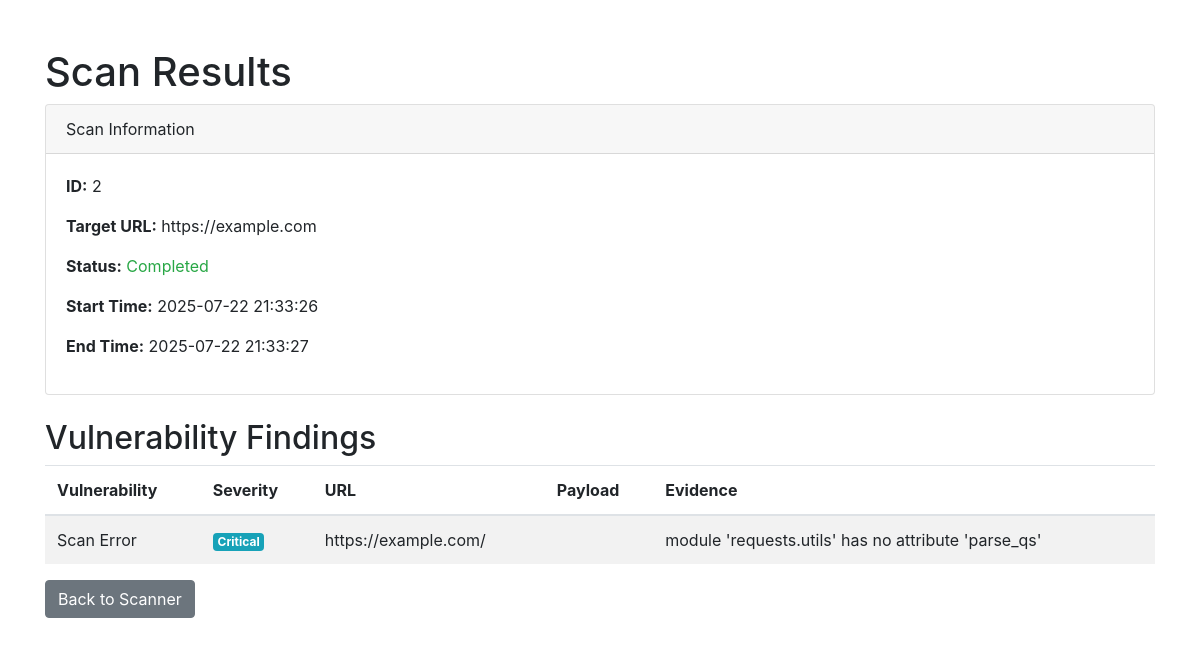
/scan/2, run on the app's committed database.
### tables this page shows
CREATE TABLE scans
                 (id INTEGER PRIMARY KEY AUTOINCREMENT,
                  target_url TEXT,
                  status TEXT,
                  start_time TEXT,
                  end_time TEXT);

CREATE TABLE findings
                 (id INTEGER PRIMARY KEY AUTOINCREMENT,
                  scan_id INTEGER,
                  vulnerability TEXT,
                  severity TEXT,
                  url TEXT,
                  payload TEXT,
                  evidence TEXT,
                  FOREIGN KEY(scan_id) REFERENCES scans(id));

### app.py (the view)
@app.route('/scan/<int:scan_id>')
def scan_results(scan_id):
    conn = sqlite3.connect('vuln_scanner.db')
    c = conn.cursor()
    c.execute("SELECT * FROM scans WHERE id = ?", (scan_id,))
    scan = c.fetchone()
    c.execute("SELECT * FROM findings WHERE scan_id = ?", (scan_id,))
    findings = c.fetchall()
    conn.close()
    if not scan:
        return "Scan not found", 404
    return render_template('results.html', scan=scan, findings=findings)

### templates/results.html (shortened to what this page needs)
<!DOCTYPE html>
<html>
<head>
    <link href="https://stackpath.bootstrapcdn.com/bootstrap/4.5.2/css/bootstrap.min.css" rel="stylesheet">
</head>
<body>
    <div class="container mt-5">
        <h1>Scan Results</h1>
        <div class="card mb-4">
            <div class="card-header">Scan Information</div>
            <div class="card-body">
                <p><strong>ID:</strong> {{ scan[0] }}</p>
                <p><strong>Target URL:</strong> {{ scan[1] }}</p>
                <p><strong>Status:</strong>
                    <span class="
                        {% if scan[2] == 'Completed' %}text-success
                        {% elif scan[2] == 'Running' %}text-info
                        {% else %}text-danger{% endif %}
                    ">{{ scan[2] }}</span>
                </p>
                <p><strong>Start Time:</strong> {{ scan[3] }}</p>
                <p><strong>End Time:</strong> {{ scan[4] }}</p>
            </div>
        </div>
        <h2>Vulnerability Findings</h2>
        {% if findings %}
        <table class="table table-striped">
            <thead>
                <tr>
                    <th>Vulnerability</th>
                    <th>Severity</th>
                    <th>URL</th>
                    <th>Payload</th>
                    <th>Evidence</th>
                </tr>
            </thead>
            <tbody>
                {% for finding in findings %}
                <tr>
                    <td>{{ finding[2] }}</td>
                    <td>
                        <span class="badge
                            {% if finding[3] == 'High' %}badge-danger
                            {% elif finding[3] == 'Medium' %}badge-warning
                            {% else %}badge-info{% endif %}
                        ">{{ finding[3] }}</span>
                    </td>
                    <td>{{ finding[4] }}</td>
                    <td><code>{{ finding[5] }}</code></td>
                    <td>{{ finding[6] }}</td>
                </tr>
                {% endfor %}
            </tbody>
        </table>
        {% else %}
        <div class="alert alert-info">
            No vulnerabilities found
        </div>
        {% endif %}
        <a href="/" class="btn btn-secondary">Back to Scanner</a>
    </div>
</body>
</html>

### data on the page
scans: id "2", target_url "https://example.com", status "Completed", start_time "2025-07-22 21:33:26", end_time "2025-07-22 21:33:27"
findings: vulnerability "Scan Error", severity "Critical", url "https://example.com/", evidence "module 'requests.utils' has no attribute 'parse_qs'"
